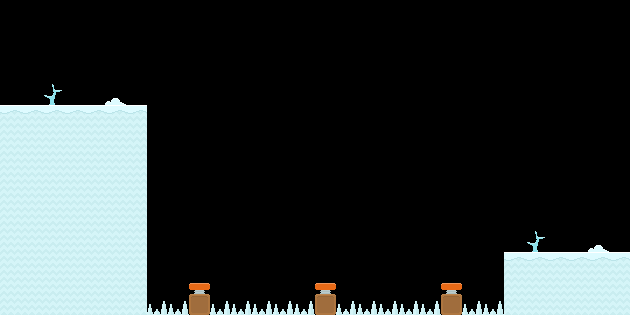

A level layout from a 2D game, rendered from its tile map. Below: a short description, then the map file with its tile-grid data intact:
An orthogonal 30x15 tile map with 21x21 px tiles, 4 tile layers (Capa de patrones 2, deco, daño, resort_spr) and 8 objects.

<map version="1.2" tiledversion="1.3.4" orientation="orthogonal" renderorder="right-down" width="30" height="15" tilewidth="21" tileheight="21" infinite="0" nextlayerid="13" nextobjectid="30">
 <tileset firstgid="1" name="spritesheet" tilewidth="21" tileheight="21" spacing="2" margin="2" tilecount="900" columns="30">
  <image source="sprites.png" width="692" height="692" />
 </tileset>
 <layer id="6" name="Capa de patrones 2" width="30" height="15">
  <data encoding="csv">
0,0,0,0,0,0,0,0,0,0,0,0,0,0,0,0,0,0,0,0,0,0,0,0,0,0,0,0,0,0,
0,0,0,0,0,0,0,0,0,0,0,0,0,0,0,0,0,0,0,0,0,0,0,0,0,0,0,0,0,0,
0,0,0,0,0,0,0,0,0,0,0,0,0,0,0,0,0,0,0,0,0,0,0,0,0,0,0,0,0,0,
0,0,0,0,0,0,0,0,0,0,0,0,0,0,0,0,0,0,0,0,0,0,0,0,0,0,0,0,0,0,
0,0,0,0,0,0,0,0,0,0,0,0,0,0,0,0,0,0,0,0,0,0,0,0,0,0,0,0,0,0,
484,484,484,484,484,484,484,0,0,0,0,0,0,0,0,0,0,0,0,0,0,0,0,0,0,0,0,0,0,0,
513,513,513,513,513,513,513,0,0,0,0,0,0,0,0,0,0,0,0,0,0,0,0,0,0,0,0,0,0,0,
513,513,513,513,513,513,513,0,0,0,0,0,0,0,0,0,0,0,0,0,0,0,0,0,0,0,0,0,0,0,
513,513,513,513,513,513,513,0,0,0,0,0,0,0,0,0,0,0,0,0,0,0,0,0,0,0,0,0,0,0,
513,513,513,513,513,513,513,0,0,0,0,0,0,0,0,0,0,0,0,0,0,0,0,0,0,0,0,0,0,0,
513,513,513,513,513,513,513,0,0,0,0,0,0,0,0,0,0,0,0,0,0,0,0,0,0,0,0,0,0,0,
513,513,513,513,513,513,513,0,0,0,0,0,0,0,0,0,0,0,0,0,0,0,0,0,0,0,0,0,0,0,
513,513,513,513,513,513,513,0,0,0,0,0,0,0,0,0,0,0,0,0,0,0,0,0,484,484,484,484,484,484,
513,513,513,513,513,513,513,0,0,0,0,0,0,0,0,0,0,0,0,0,0,0,0,0,513,513,513,513,513,513,
513,513,513,513,513,513,513,0,0,0,0,0,0,0,0,0,0,0,0,0,0,0,0,0,513,513,513,513,513,513
</data>
 </layer>
 <layer id="11" name="deco" width="30" height="15">
  <data encoding="csv">
0,0,0,0,0,0,0,0,0,0,0,0,0,0,0,0,0,0,0,0,0,0,0,0,0,0,0,0,0,0,
0,0,0,0,0,0,0,0,0,0,0,0,0,0,0,0,0,0,0,0,0,0,0,0,0,0,0,0,0,0,
0,0,0,0,0,0,0,0,0,0,0,0,0,0,0,0,0,0,0,0,0,0,0,0,0,0,0,0,0,0,
0,0,0,0,0,0,0,0,0,0,0,0,0,0,0,0,0,0,0,0,0,0,0,0,0,0,0,0,0,0,
0,0,603,0,0,48,0,0,0,0,0,0,0,0,0,0,0,0,0,0,0,0,0,0,0,0,0,0,0,0,
0,0,0,0,0,0,0,0,0,0,0,0,0,0,0,0,0,0,0,0,0,0,0,0,0,0,0,0,0,0,
0,0,0,0,0,0,0,0,0,0,0,0,0,0,0,0,0,0,0,0,0,0,0,0,0,0,0,0,0,0,
0,0,0,0,0,0,0,0,0,0,0,0,0,0,0,0,0,0,0,0,0,0,0,0,0,0,0,0,0,0,
0,0,0,0,0,0,0,0,0,0,0,0,0,0,0,0,0,0,0,0,0,0,0,0,0,0,0,0,0,0,
0,0,0,0,0,0,0,0,0,0,0,0,0,0,0,0,0,0,0,0,0,0,0,0,0,0,0,0,0,0,
0,0,0,0,0,0,0,0,0,0,0,0,0,0,0,0,0,0,0,0,0,0,0,0,0,0,0,0,0,0,
0,0,0,0,0,0,0,0,0,0,0,0,0,0,0,0,0,0,0,0,0,0,0,0,0,603,0,0,48,0,
0,0,0,0,0,0,0,0,0,0,0,0,0,0,0,0,0,0,0,0,0,0,0,0,0,0,0,0,0,0,
0,0,0,0,0,0,0,0,0,0,0,0,0,0,0,0,0,0,0,0,0,0,0,0,0,0,0,0,0,0,
0,0,0,0,0,0,0,0,0,0,0,0,0,0,0,0,0,0,0,0,0,0,0,0,0,0,0,0,0,0
</data>
 </layer>
 <objectgroup id="9" name="resort">
  <object id="24" x="189" y="283.5" width="21" height="10.5" />
  <object id="25" x="315" y="283.5" width="21" height="10.5" />
  <object id="26" x="441" y="283.5" width="21" height="10.5" />
 </objectgroup>
 <layer id="2" name="daño" width="30" height="15">
  <data encoding="csv">
0,0,0,0,0,0,0,0,0,0,0,0,0,0,0,0,0,0,0,0,0,0,0,0,0,0,0,0,0,0,
0,0,0,0,0,0,0,0,0,0,0,0,0,0,0,0,0,0,0,0,0,0,0,0,0,0,0,0,0,0,
0,0,0,0,0,0,0,0,0,0,0,0,0,0,0,0,0,0,0,0,0,0,0,0,0,0,0,0,0,0,
0,0,0,0,0,0,0,0,0,0,0,0,0,0,0,0,0,0,0,0,0,0,0,0,0,0,0,0,0,0,
0,0,0,0,0,0,0,0,0,0,0,0,0,0,0,0,0,0,0,0,0,0,0,0,0,0,0,0,0,0,
0,0,0,0,0,0,0,0,0,0,0,0,0,0,0,0,0,0,0,0,0,0,0,0,0,0,0,0,0,0,
0,0,0,0,0,0,0,0,0,0,0,0,0,0,0,0,0,0,0,0,0,0,0,0,0,0,0,0,0,0,
0,0,0,0,0,0,0,0,0,0,0,0,0,0,0,0,0,0,0,0,0,0,0,0,0,0,0,0,0,0,
0,0,0,0,0,0,0,0,0,0,0,0,0,0,0,0,0,0,0,0,0,0,0,0,0,0,0,0,0,0,
0,0,0,0,0,0,0,0,0,0,0,0,0,0,0,0,0,0,0,0,0,0,0,0,0,0,0,0,0,0,
0,0,0,0,0,0,0,0,0,0,0,0,0,0,0,0,0,0,0,0,0,0,0,0,0,0,0,0,0,0,
0,0,0,0,0,0,0,0,0,0,0,0,0,0,0,0,0,0,0,0,0,0,0,0,0,0,0,0,0,0,
0,0,0,0,0,0,0,0,0,0,0,0,0,0,0,0,0,0,0,0,0,0,0,0,0,0,0,0,0,0,
0,0,0,0,0,0,0,0,0,0,0,0,0,0,0,0,0,0,0,0,0,0,0,0,0,0,0,0,0,0,
0,0,0,0,0,0,0,575,575,0,575,575,575,575,575,0,575,575,575,575,575,0,575,575,0,0,0,0,0,0
</data>
 </layer>
 <objectgroup id="3" name="col_daño" />
 <objectgroup id="8" name="col_piso">
  <object id="11" x="504" y="252" width="126" height="63" />
  <object id="18" x="0" y="105" width="147" height="210" />
  <object id="27" x="189" y="294" width="21" height="21" />
  <object id="28" x="315" y="294" width="21" height="21" />
  <object id="29" x="441" y="294" width="21" height="21" />
 </objectgroup>
 <layer id="12" name="resort_spr" width="30" height="15">
  <data encoding="csv">
0,0,0,0,0,0,0,0,0,0,0,0,0,0,0,0,0,0,0,0,0,0,0,0,0,0,0,0,0,0,
0,0,0,0,0,0,0,0,0,0,0,0,0,0,0,0,0,0,0,0,0,0,0,0,0,0,0,0,0,0,
0,0,0,0,0,0,0,0,0,0,0,0,0,0,0,0,0,0,0,0,0,0,0,0,0,0,0,0,0,0,
0,0,0,0,0,0,0,0,0,0,0,0,0,0,0,0,0,0,0,0,0,0,0,0,0,0,0,0,0,0,
0,0,0,0,0,0,0,0,0,0,0,0,0,0,0,0,0,0,0,0,0,0,0,0,0,0,0,0,0,0,
0,0,0,0,0,0,0,0,0,0,0,0,0,0,0,0,0,0,0,0,0,0,0,0,0,0,0,0,0,0,
0,0,0,0,0,0,0,0,0,0,0,0,0,0,0,0,0,0,0,0,0,0,0,0,0,0,0,0,0,0,
0,0,0,0,0,0,0,0,0,0,0,0,0,0,0,0,0,0,0,0,0,0,0,0,0,0,0,0,0,0,
0,0,0,0,0,0,0,0,0,0,0,0,0,0,0,0,0,0,0,0,0,0,0,0,0,0,0,0,0,0,
0,0,0,0,0,0,0,0,0,0,0,0,0,0,0,0,0,0,0,0,0,0,0,0,0,0,0,0,0,0,
0,0,0,0,0,0,0,0,0,0,0,0,0,0,0,0,0,0,0,0,0,0,0,0,0,0,0,0,0,0,
0,0,0,0,0,0,0,0,0,0,0,0,0,0,0,0,0,0,0,0,0,0,0,0,0,0,0,0,0,0,
0,0,0,0,0,0,0,0,0,0,0,0,0,0,0,0,0,0,0,0,0,0,0,0,0,0,0,0,0,0,
0,0,0,0,0,0,0,0,0,284,0,0,0,0,0,284,0,0,0,0,0,284,0,0,0,0,0,0,0,0,
0,0,0,0,0,0,0,0,0,193,0,0,0,0,0,193,0,0,0,0,0,193,0,0,0,0,0,0,0,0
</data>
 </layer>
</map>
